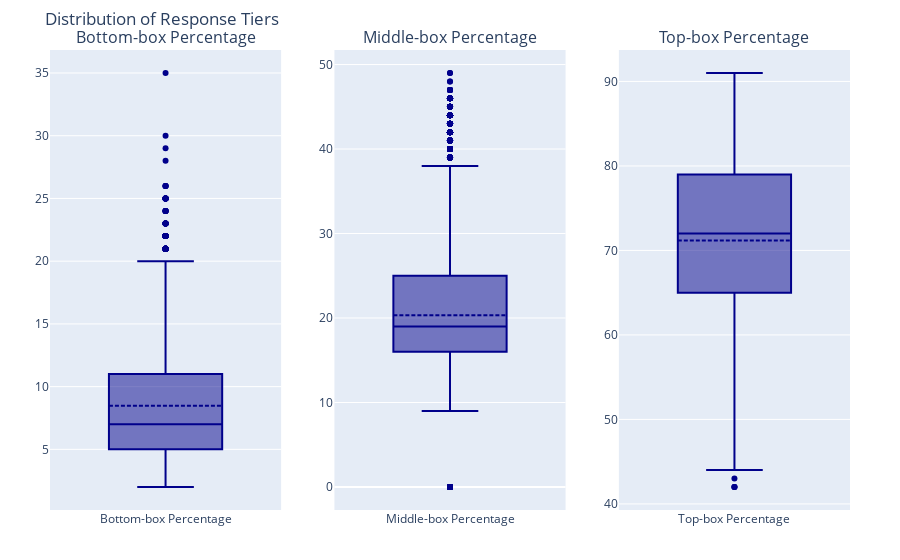

The notebook cell this image was saved under:
### Markdown cell above
<a id="boxplots"></a>
### 4.1 Boxplots: Bottom/Middle/Top-box

Below is a figure illustrating the distribution of Bottom-box, Middle-box, and Top-box percentages:

### Code cell
fig_box = make_subplots(rows=1, cols=3, subplot_titles=[
    'Bottom-box Percentage', 'Middle-box Percentage', 'Top-box Percentage'
])
for i, col in enumerate(['Bottom-box Percentage', 'Middle-box Percentage', 'Top-box Percentage']):
    fig_box.add_trace(
        go.Box(
            y=hcahps_data[col],
            name=col,
            boxmean=True,
            marker_color='darkblue'
        ),
        row=1, col=i+1
    )
fig_box.update_layout(
    title_text="Distribution of Response Tiers",
    showlegend=False,
    margin=dict(l=50, r=50, t=50, b=50)
)
fig_box.show()

### Figure 1 — Plotly figure (JSON) as saved in the notebook; plotly's stock layout.template omitted (floating-point values rounded to 4 significant figures; data arrays with more than 128 entries replaced by an {"elided": "..."} marker saying what was removed)
{"data": [{"boxmean": true, "marker": {"color": "darkblue"}, "name": "Bottom-box Percentage", "type": "box", "xaxis": "x", "y": {"elided": "5100 int values"}, "yaxis": "y"}, {"boxmean": true, "marker": {"color": "darkblue"}, "name": "Middle-box Percentage", "type": "box", "xaxis": "x2", "y": {"elided": "5100 int values"}, "yaxis": "y2"}, {"boxmean": true, "marker": {"color": "darkblue"}, "name": "Top-box Percentage", "type": "box", "xaxis": "x3", "y": {"elided": "5100 int values"}, "yaxis": "y3"}], "layout": {"annotations": [{"font": {"size": 16}, "showarrow": false, "text": "Bottom-box Percentage", "x": 0.1444, "xanchor": "center", "xref": "paper", "y": 1, "yanchor": "bottom", "yref": "paper"}, {"font": {"size": 16}, "showarrow": false, "text": "Middle-box Percentage", "x": 0.5, "xanchor": "center", "xref": "paper", "y": 1, "yanchor": "bottom", "yref": "paper"}, {"font": {"size": 16}, "showarrow": false, "text": "Top-box Percentage", "x": 0.8556, "xanchor": "center", "xref": "paper", "y": 1, "yanchor": "bottom", "yref": "paper"}], "margin": {"b": 50, "l": 50, "r": 50, "t": 50}, "showlegend": false, "title": {"text": "Distribution of Response Tiers"}, "xaxis": {"anchor": "y", "domain": [0, 0.2889]}, "xaxis2": {"anchor": "y2", "domain": [0.3556, 0.6444]}, "xaxis3": {"anchor": "y3", "domain": [0.7111, 1]}, "yaxis": {"anchor": "x", "domain": [0, 1]}, "yaxis2": {"anchor": "x2", "domain": [0, 1]}, "yaxis3": {"anchor": "x3", "domain": [0, 1]}}}
